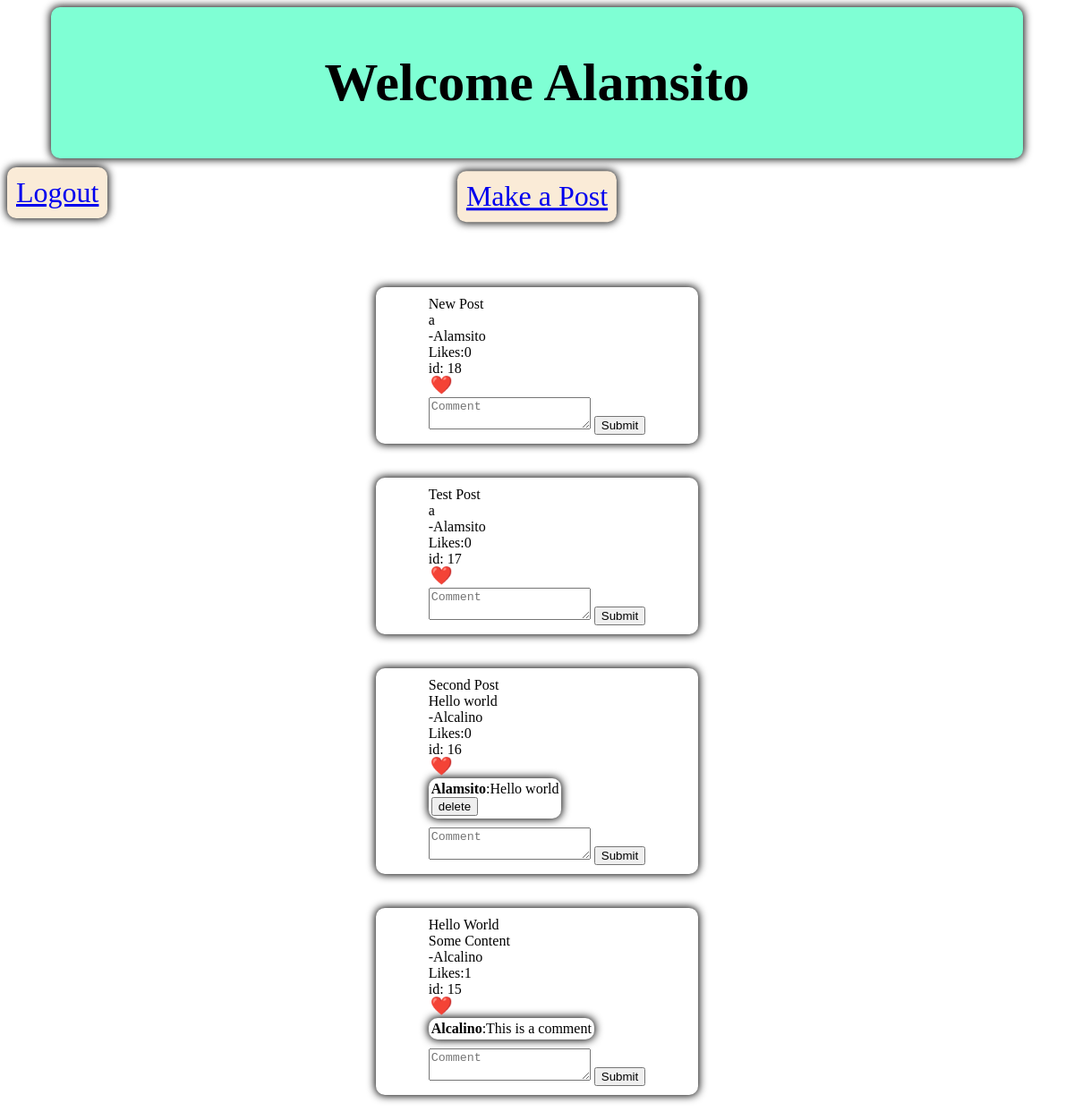
The page / (signed in) on the database as committed earlier.
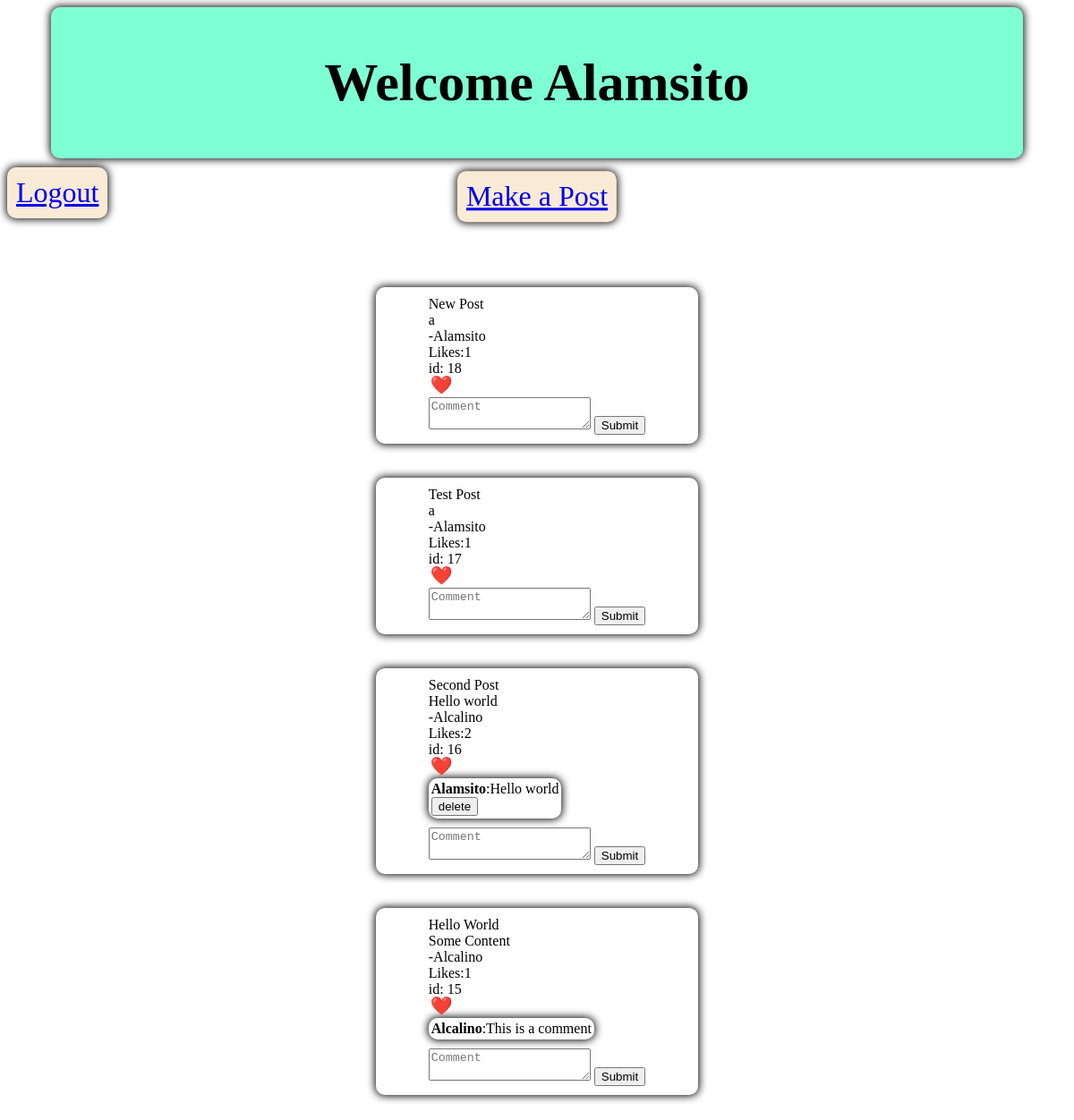
The same page on the database as committed later.
### social/models.py (models this page shows)
class Post(models.Model):
    Title = models.CharField(max_length=20)
    Content = models.TextField(default= '')
    Likes = models.IntegerField(default=0)
    Published = models.BooleanField(default=False)
    Owner = models.ForeignKey(User, on_delete=models.CASCADE)
    LikedBy = models.JSONField(default=list)

### MainPage/views.py (the view)
# urls.py: path('', views.MainPage ),
def MainPage(request):
    Posts = list(Post.objects.all())
    Posts = Posts[::-1]
    Comentarios = list(Comment.objects.all())
    context = {
        'PostData': Posts,
        'Comentarios': Comentarios
    }
    if request.user.is_authenticated == False:
        return render(request, 'index.html', context)
    else:
        return render(request, 'UserLogged.html', context)

### MainPage/templates/UserLogged.html (shortened to what this page needs)
<!DOCTYPE html>
<html lang="en">
<head>
    <link rel="stylesheet" type="text/css" href="/static/logged.css">
</head>
<body>
    <div class = 'Page'>
        <div class = 'Content'>
            <h1>Welcome {{user.username}}</h1>
        </div>
        <div class = 'buttonsRed'>
            <a href = 'accounts/logout'>Logout</a>
        </div>
        <div class = 'buttons'>
            <a href = '/posts/'>Make a Post</a>
        </div>
    </div>
    <div>
        {% for post in PostData %}
        <div class = 'post'>
            {{post.Title}}<br> {{post.Content}} <br> -{{post.Owner}} <br> Likes:{{post.Likes}} <br> id: {{post.id}} <br>
            <form action="{% url 'like' %}" method="post">
                <input type = 'submit' name ='Like' value = '❤️' class = 'likebutton'>
            </form>
            {% for comment in post.comment_set.all %}
                <div class  = 'comment'>
                    <strong>{{ comment.Owner.username }}</strong>:{{ comment.Content }}
                    {%if comment.Owner == request.user%}
                        <form action = '{% url 'delete_comment' %}' method = 'post'>
                            <input type = 'submit' value = 'delete'>
                        </form>
                    {%endif%}
                </div>
            {% endfor %}
            <form action="{% url 'comment' %}" method="post">
                <textarea name = 'comment' placeholder="Comment"></textarea>
                <input type = 'submit'>
            </form>
        </div> <br>
    </div>
    {%endfor%}
</body>
</html>

Rows that differ between the two databases and show on the page:
changed Post "New Post": Likes "0" → "1"
changed Post "Test Post": Likes "0" → "1"
changed Post "Second Post": Likes "0" → "2"
